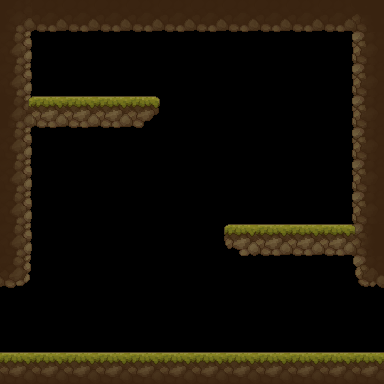

This is a level from a 2D game, rendered from its Tiled map with the project's own tilesets. A one-line summary and the complete map file follow:
An orthogonal 12x12 tile map with 32x32 px tiles, 1 tile layer (terrain), 1 hidden layer not drawn.

<map version="1.10" tiledversion="1.11.2" orientation="orthogonal" renderorder="right-down" width="12" height="12" tilewidth="32" tileheight="32" infinite="0" nextlayerid="7" nextobjectid="1">
 <tileset firstgid="1" source="2D-Platformer-Tileset.tsx" />
 <layer id="1" name="prototype" width="12" height="12" visible="0">
  <data encoding="csv">
18,18,18,18,18,18,18,18,18,18,18,18,
18,32,32,32,32,32,32,32,32,32,32,18,
18,32,32,32,32,32,32,32,32,32,32,18,
18,18,18,18,18,32,32,32,32,32,32,18,
18,32,32,32,32,32,32,32,32,32,32,18,
18,32,32,32,32,32,32,32,32,32,32,18,
18,32,32,32,32,32,32,32,32,32,32,18,
18,32,32,32,32,32,32,18,18,18,18,18,
18,32,32,32,32,32,32,32,32,32,32,18,
32,32,32,32,32,32,32,32,32,32,32,32,
32,32,32,32,32,32,32,32,32,32,32,32,
18,18,18,18,18,18,18,18,18,18,18,18
</data>
 </layer>
 <layer id="6" name="terrain" width="12" height="12">
  <properties>
   <property name="unity:sortingLayer" value="Ground" />
  </properties>
  <data encoding="csv">
126,34,34,34,34,34,34,34,34,34,34,215,
19,16,16,16,16,16,16,16,16,16,16,17,
19,16,16,16,16,16,0,0,0,0,16,17,
217,194,194,194,252,16,0,0,0,0,16,17,
19,16,16,16,16,16,0,0,0,0,16,17,
19,16,0,0,0,0,0,0,0,0,16,17,
19,16,0,0,0,0,16,16,16,16,16,17,
19,16,0,0,0,0,16,55,194,194,194,91,
256,16,0,0,0,0,16,16,16,16,16,254,
16,0,0,0,0,0,0,0,0,0,0,16,
16,16,16,16,16,16,16,16,16,16,16,16,
2,2,2,2,2,2,2,2,2,2,2,2
</data>
 </layer>
</map>